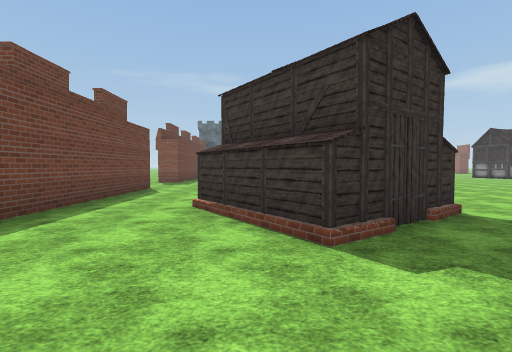
View 1 (above)

24 first-person views from a walk through a Unity game level. The camera is 1.5 m above the floor, tilts 2° down and sees 85° across. The floor is counted in squares, 2 m on a side. Each view is taken from the middle of a square. On the plan, view 1 faces up. The plan holds only what a view shows up to about 10 squares ahead; the rest is blank. The place goes on beyond the plan. Flat ground stands in for the terrain. The player character is not drawn. Some animated figures are not drawn. Some surface patterns are stand-ins.

View 2
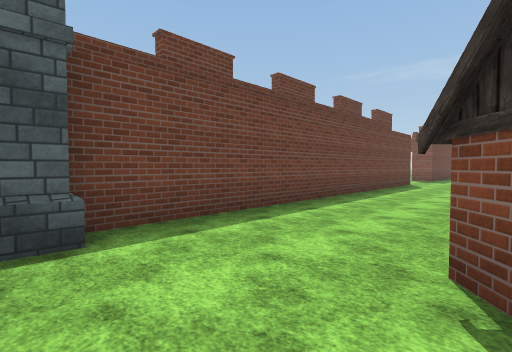

View 3
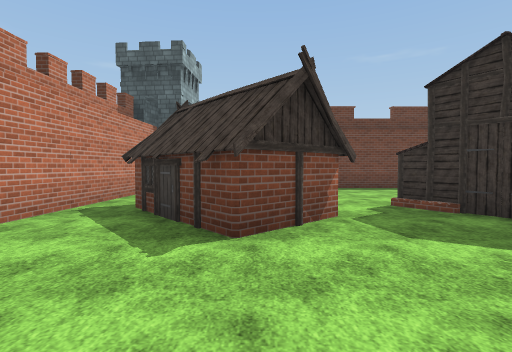

View 4
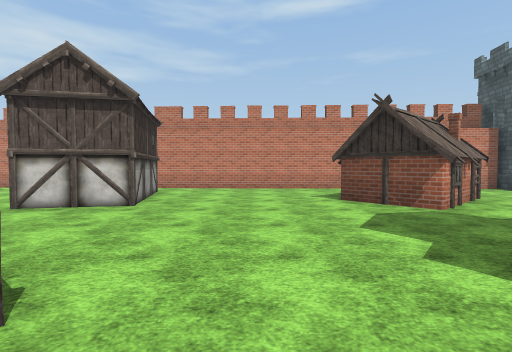

View 5
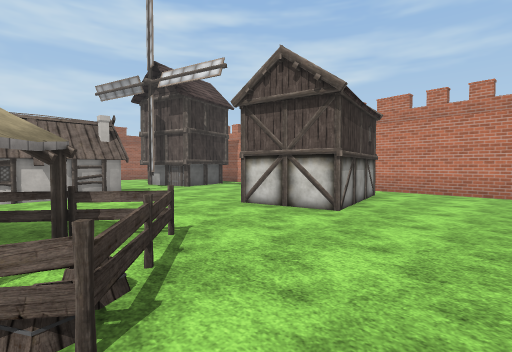

View 6
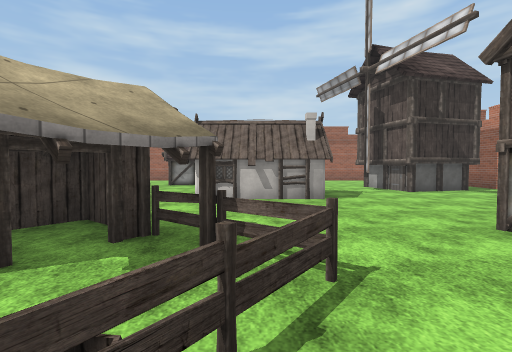

View 7
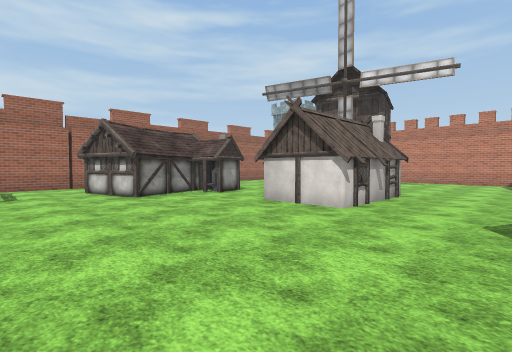

View 8
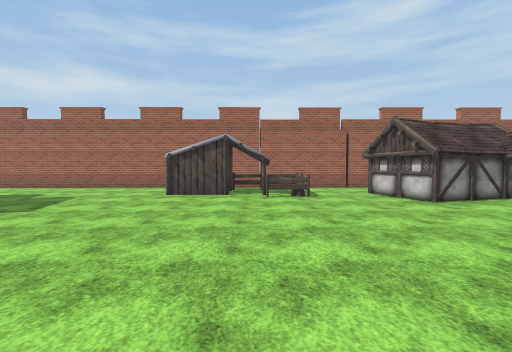

View 9
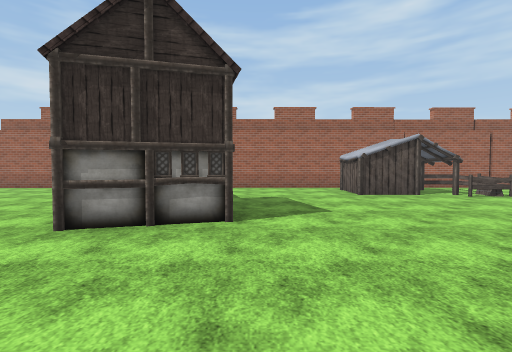

View 10
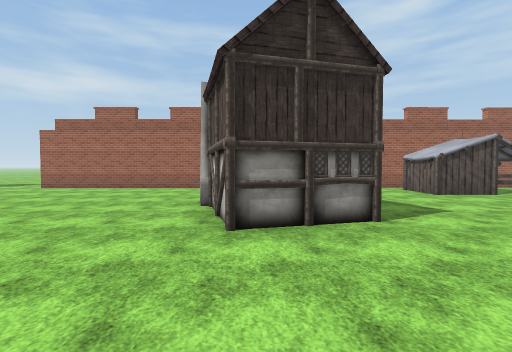

View 11
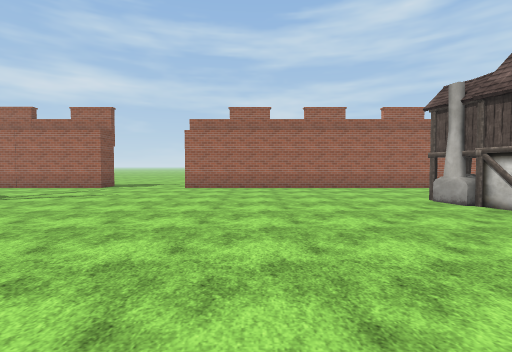

View 12
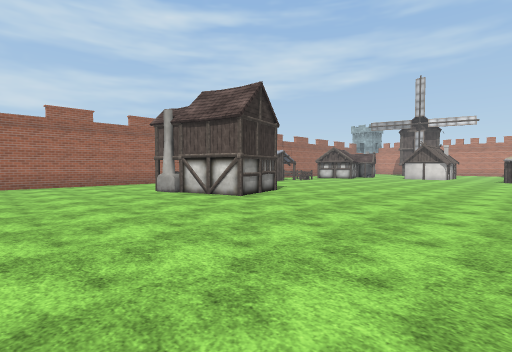

View 13
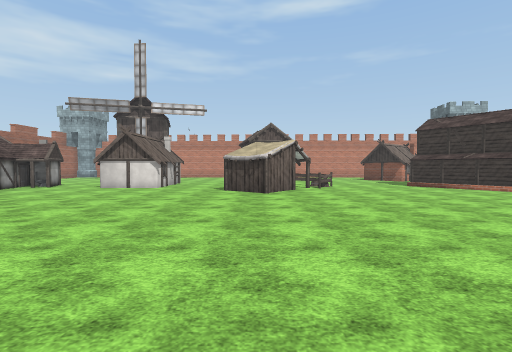

View 14
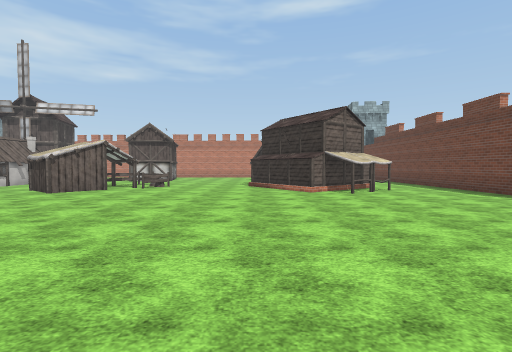

View 15
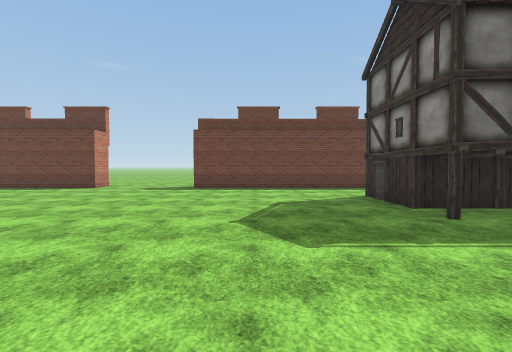

View 16
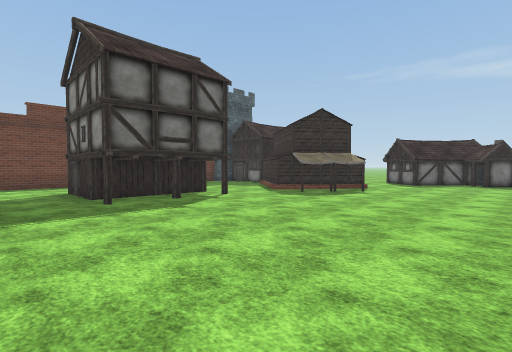

View 17
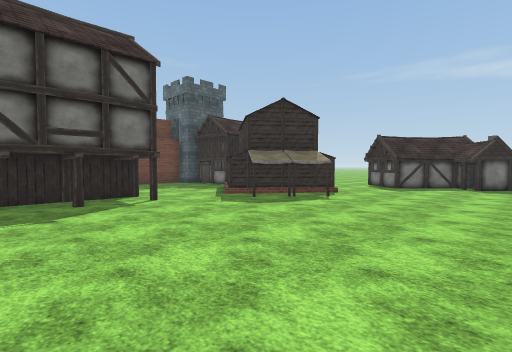

View 18
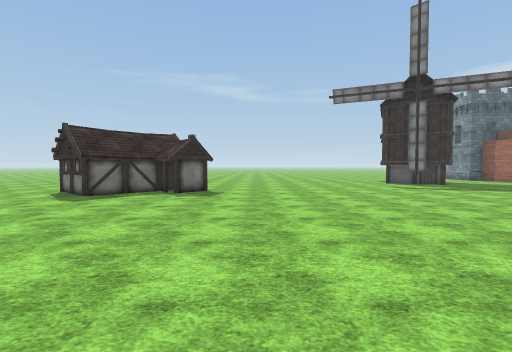

View 19
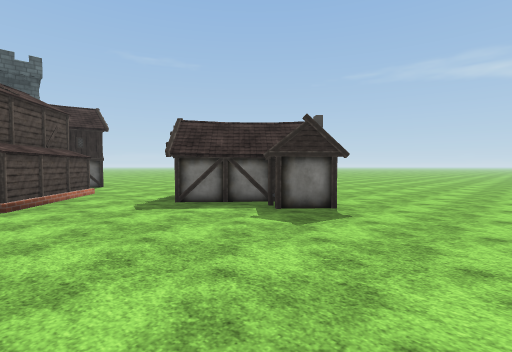

View 20
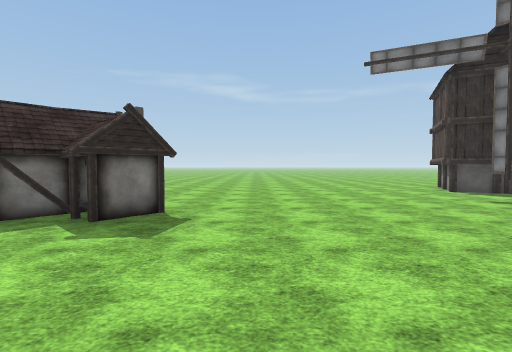

View 21
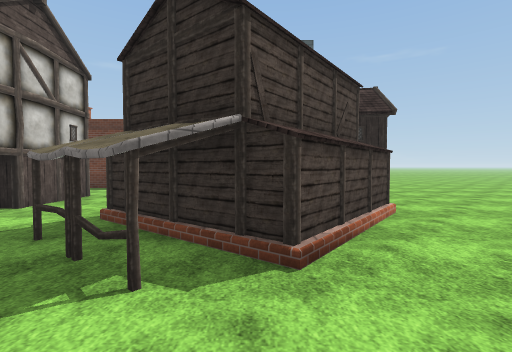

View 22
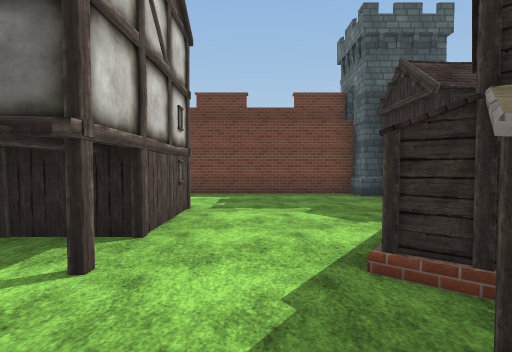

View 23
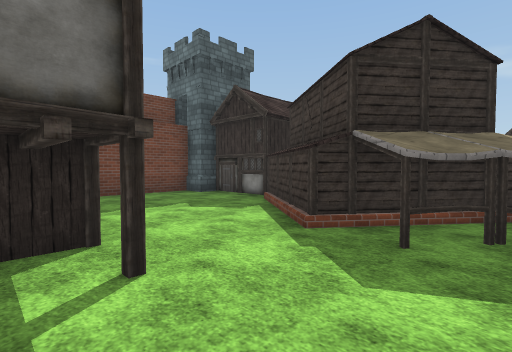

View 24
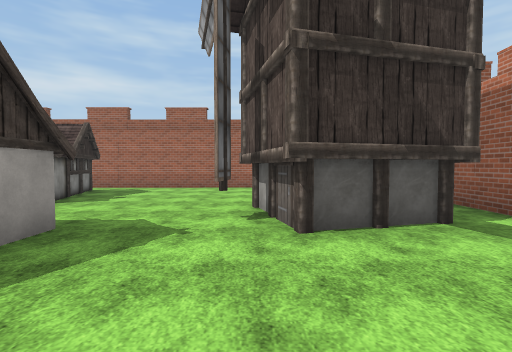

### Floor plan
Ten units are one square. View 1 is at (0, 0); x grows to the right and y downward. Boxes are objects, and circles mark ways between rooms. Rooms are numbered by the first view taken in them; rooms with no view inside come last. Other rooms are left out.
<svg viewBox="-60 -321 275 365">
<path fill="none" stroke="#000" d="M-2 5 18 -13M-1 12 -5 7M7 -27 -10 -51M-30 31 4 32M-36 -75 -35 24M78 -61 87 -73 100 -64M96 -58 100 -63 92 -69M11 -208 11 -178 -11 -178M85 -43 80 -46M32 -45 7 -27M79 -34 62 -47 69 -56M44 -244 31 -227M-13 -62 4 -74M-10 -51 14 -69 28 -49M-41 -95 -36 -95 -36 -75M-36 -215 -36 -129M18 -13 31 2 9 22M14 -272 39 -253 20 -229M176 -43 167 -73 187 -79M195 -50 166 -41 163 -52M75 -296 68 -287 60 -294M66 -301 47 -279 32 -293M4 32 85 36M136 38 165 39M207 -1 207 -255M207 -283 207 -316M-11 -208 11 -208M20 -229 -3 -248M-36 -247 -36 -215"/>
<rect x="-55" y="15" width="10" height="10" fill="#bbb"><title>tower</title></rect>
<rect x="-25" y="-285" width="20" height="40" fill="#bbb"><title>house</title></rect>
<rect x="75" y="-15" width="20" height="40" fill="#bbb"><title>house</title></rect>
<rect x="115" y="-55" width="30" height="30" fill="#bbb"><title>other object</title></rect>
<rect x="135" y="-5" width="30" height="40" fill="#bbb"><title>windmill</title></rect>
<rect x="145" y="-195" width="30" height="30" fill="#bbb"><title>other object</title></rect>
<rect x="175" y="-135" width="30" height="40" fill="#bbb"><title>other object</title></rect>
<rect x="-35" y="-255" width="10" height="10" fill="#bbb"><title>tower</title></rect>
<circle cx="-25" cy="-65" r="3" fill="#2a7"/>
<circle cx="0" cy="30" r="3" fill="#2a7"/>
<circle cx="15" cy="-20" r="3" fill="#2a7"/>
<circle cx="-25" cy="-210" r="3" fill="#2a7"/>
<circle cx="20" cy="-220" r="3" fill="#2a7"/>
<text x="-10" y="-10">1</text>
<text x="70" y="-140">2</text>
<text x="-10" y="-230">3</text>
</svg>
Room 1 opens to room 2. Room 2 opens to room 3.

Where each view was taken, in squares from view 1:
view 1: 0 up, 0 right, facing up
view 2: 3 down, 0 right, facing up-left
view 3: 0 up, 6 right, facing left
view 4: 6 up, 5 right, facing down
view 5: 5 up, 5 right, facing down-right
view 6: 4 up, 6 right, facing right
view 7: 10 up, 10 right, facing down-right
view 8: 11 up, 11 right, facing right
view 9: 16 up, 11 right, facing right
view 10: 18 up, 11 right, facing right
view 11: 23 up, 11 right, facing right
view 12: 23 up, 9 right, facing down-right
view 13: 15 up, 9 right, facing down
view 14: 15 up, 3 right, facing down
view 15: 15 up, 6 right, facing left
view 16: 16 up, 8 right, facing up-left
view 17: 18 up, 8 right, facing up-left
view 18: 21 up, 9 right, facing up
view 19: 25 up, 10 right, facing up-left
view 20: 25 up, 9 right, facing up
view 21: 25 up, 6 right, facing left
view 22: 22 up, 4 right, facing left
view 23: 20 up, 4 right, facing up-left
view 24: 0 up, 11 right, facing right
